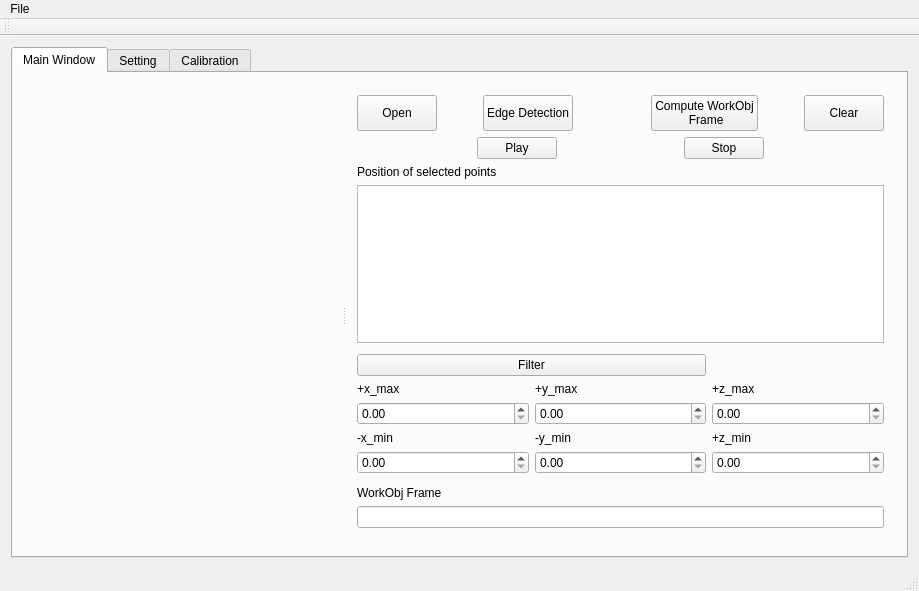
<?xml version="1.0" encoding="UTF-8"?>
<ui version="4.0">
 <class>MainWindow</class>
 <widget class="QMainWindow" name="MainWindow">
  <property name="geometry">
   <rect>
    <x>0</x>
    <y>0</y>
    <width>919</width>
    <height>591</height>
   </rect>
  </property>
  <property name="minimumSize">
   <size>
    <width>700</width>
    <height>0</height>
   </size>
  </property>
  <property name="windowTitle">
   <string>MainWindow</string>
  </property>
  <widget class="QWidget" name="centralWidget">
   <layout class="QVBoxLayout" name="verticalLayout_5">
    <item>
     <widget class="QTabWidget" name="tabWidget">
      <property name="sizePolicy">
       <sizepolicy hsizetype="Preferred" vsizetype="Preferred">
        <horstretch>0</horstretch>
        <verstretch>0</verstretch>
       </sizepolicy>
      </property>
      <property name="currentIndex">
       <number>0</number>
      </property>
      <widget class="QWidget" name="tab">
       <attribute name="title">
        <string>Main Window</string>
       </attribute>
       <layout class="QHBoxLayout" name="horizontalLayout_2">
        <item>
         <widget class="QSplitter" name="splitter">
          <property name="sizePolicy">
           <sizepolicy hsizetype="Expanding" vsizetype="Expanding">
            <horstretch>0</horstretch>
            <verstretch>0</verstretch>
           </sizepolicy>
          </property>
          <property name="orientation">
           <enum>Qt::Horizontal</enum>
          </property>
          <widget class="QVTKWidget" name="qvtkWidget" native="true">
           <property name="minimumSize">
            <size>
             <width>300</width>
             <height>0</height>
            </size>
           </property>
          </widget>
          <widget class="QWidget" name="layoutWidget">
           <layout class="QVBoxLayout" name="verticalLayout_3">
            <item>
             <layout class="QVBoxLayout" name="verticalLayout_2">
              <item>
               <layout class="QVBoxLayout" name="verticalLayout">
                <item>
                 <layout class="QHBoxLayout" name="horizontalLayout">
                  <item>
                   <widget class="QPushButton" name="Load_PCD">
                    <property name="sizePolicy">
                     <sizepolicy hsizetype="Preferred" vsizetype="Preferred">
                      <horstretch>0</horstretch>
                      <verstretch>0</verstretch>
                     </sizepolicy>
                    </property>
                    <property name="maximumSize">
                     <size>
                      <width>14300000</width>
                      <height>13400000</height>
                     </size>
                    </property>
                    <property name="text">
                     <string>Open</string>
                    </property>
                   </widget>
                  </item>
                  <item>
                   <spacer name="horizontalSpacer_3">
                    <property name="orientation">
                     <enum>Qt::Horizontal</enum>
                    </property>
                    <property name="sizeType">
                     <enum>QSizePolicy::Preferred</enum>
                    </property>
                    <property name="sizeHint" stdset="0">
                     <size>
                      <width>40</width>
                      <height>20</height>
                     </size>
                    </property>
                   </spacer>
                  </item>
                  <item>
                   <widget class="QPushButton" name="Edge_Detect">
                    <property name="sizePolicy">
                     <sizepolicy hsizetype="Minimum" vsizetype="Preferred">
                      <horstretch>0</horstretch>
                      <verstretch>0</verstretch>
                     </sizepolicy>
                    </property>
                    <property name="text">
                     <string>Edge Detection</string>
                    </property>
                   </widget>
                  </item>
                  <item>
                   <spacer name="horizontalSpacer_2">
                    <property name="orientation">
                     <enum>Qt::Horizontal</enum>
                    </property>
                    <property name="sizeHint" stdset="0">
                     <size>
                      <width>40</width>
                      <height>20</height>
                     </size>
                    </property>
                   </spacer>
                  </item>
                  <item>
                   <widget class="QPushButton" name="Compute">
                    <property name="sizePolicy">
                     <sizepolicy hsizetype="Minimum" vsizetype="Preferred">
                      <horstretch>0</horstretch>
                      <verstretch>0</verstretch>
                     </sizepolicy>
                    </property>
                    <property name="text">
                     <string>Compute WorkObj 
 Frame</string>
                    </property>
                   </widget>
                  </item>
                  <item>
                   <spacer name="horizontalSpacer_4">
                    <property name="orientation">
                     <enum>Qt::Horizontal</enum>
                    </property>
                    <property name="sizeType">
                     <enum>QSizePolicy::Preferred</enum>
                    </property>
                    <property name="sizeHint" stdset="0">
                     <size>
                      <width>40</width>
                      <height>20</height>
                     </size>
                    </property>
                   </spacer>
                  </item>
                  <item>
                   <widget class="QPushButton" name="Clear_List">
                    <property name="maximumSize">
                     <size>
                      <width>14300000</width>
                      <height>14300000</height>
                     </size>
                    </property>
                    <property name="text">
                     <string>Clear</string>
                    </property>
                   </widget>
                  </item>
                 </layout>
                </item>
               </layout>
              </item>
              <item>
               <layout class="QHBoxLayout" name="horizontalLayout_3">
                <item>
                 <spacer name="horizontalSpacer_5">
                  <property name="orientation">
                   <enum>Qt::Horizontal</enum>
                  </property>
                  <property name="sizeHint" stdset="0">
                   <size>
                    <width>40</width>
                    <height>20</height>
                   </size>
                  </property>
                 </spacer>
                </item>
                <item>
                 <widget class="QPushButton" name="Start_Live_Stream">
                  <property name="sizePolicy">
                   <sizepolicy hsizetype="Preferred" vsizetype="Fixed">
                    <horstretch>0</horstretch>
                    <verstretch>0</verstretch>
                   </sizepolicy>
                  </property>
                  <property name="maximumSize">
                   <size>
                    <width>14300000</width>
                    <height>14300000</height>
                   </size>
                  </property>
                  <property name="text">
                   <string>Play</string>
                  </property>
                 </widget>
                </item>
                <item>
                 <spacer name="horizontalSpacer_6">
                  <property name="orientation">
                   <enum>Qt::Horizontal</enum>
                  </property>
                  <property name="sizeHint" stdset="0">
                   <size>
                    <width>40</width>
                    <height>20</height>
                   </size>
                  </property>
                 </spacer>
                </item>
                <item>
                 <widget class="QPushButton" name="Stop_Live_Stream">
                  <property name="sizePolicy">
                   <sizepolicy hsizetype="Preferred" vsizetype="Fixed">
                    <horstretch>0</horstretch>
                    <verstretch>0</verstretch>
                   </sizepolicy>
                  </property>
                  <property name="maximumSize">
                   <size>
                    <width>14300000</width>
                    <height>14300000</height>
                   </size>
                  </property>
                  <property name="text">
                   <string>Stop</string>
                  </property>
                 </widget>
                </item>
                <item>
                 <spacer name="horizontalSpacer_7">
                  <property name="orientation">
                   <enum>Qt::Horizontal</enum>
                  </property>
                  <property name="sizeHint" stdset="0">
                   <size>
                    <width>40</width>
                    <height>20</height>
                   </size>
                  </property>
                 </spacer>
                </item>
               </layout>
              </item>
             </layout>
            </item>
            <item>
             <widget class="QLabel" name="label_2">
              <property name="text">
               <string>Position of selected points</string>
              </property>
             </widget>
            </item>
            <item>
             <widget class="QListWidget" name="listWidget">
              <property name="sizePolicy">
               <sizepolicy hsizetype="Preferred" vsizetype="Preferred">
                <horstretch>0</horstretch>
                <verstretch>0</verstretch>
               </sizepolicy>
              </property>
              <property name="minimumSize">
               <size>
                <width>100</width>
                <height>0</height>
               </size>
              </property>
              <property name="maximumSize">
               <size>
                <width>10000</width>
                <height>16777215</height>
               </size>
              </property>
             </widget>
            </item>
            <item>
             <spacer name="verticalSpacer_4">
              <property name="orientation">
               <enum>Qt::Vertical</enum>
              </property>
              <property name="sizeHint" stdset="0">
               <size>
                <width>20</width>
                <height>40</height>
               </size>
              </property>
             </spacer>
            </item>
            <item>
             <layout class="QGridLayout" name="gridLayout_7">
              <item row="3" column="0">
               <widget class="QLabel" name="label_24">
                <property name="text">
                 <string>-x_min</string>
                </property>
               </widget>
              </item>
              <item row="3" column="1">
               <widget class="QLabel" name="label_26">
                <property name="text">
                 <string>-y_min</string>
                </property>
               </widget>
              </item>
              <item row="4" column="0">
               <widget class="QDoubleSpinBox" name="Filter_x_neg"/>
              </item>
              <item row="1" column="0">
               <widget class="QLabel" name="label_23">
                <property name="text">
                 <string>+x_max</string>
                </property>
               </widget>
              </item>
              <item row="4" column="2">
               <widget class="QDoubleSpinBox" name="Filter_z_neg"/>
              </item>
              <item row="2" column="2">
               <widget class="QDoubleSpinBox" name="Filter_z_pos"/>
              </item>
              <item row="4" column="1">
               <widget class="QDoubleSpinBox" name="Filter_y_neg"/>
              </item>
              <item row="2" column="0">
               <widget class="QDoubleSpinBox" name="Filter_x_pos"/>
              </item>
              <item row="2" column="1">
               <widget class="QDoubleSpinBox" name="Filter_y_pos"/>
              </item>
              <item row="0" column="0" colspan="2">
               <widget class="QPushButton" name="Filter_Edge">
                <property name="text">
                 <string>Filter</string>
                </property>
               </widget>
              </item>
              <item row="1" column="1">
               <widget class="QLabel" name="label_25">
                <property name="text">
                 <string>+y_max</string>
                </property>
               </widget>
              </item>
              <item row="1" column="2">
               <widget class="QLabel" name="label_21">
                <property name="text">
                 <string>+z_max</string>
                </property>
               </widget>
              </item>
              <item row="3" column="2">
               <widget class="QLabel" name="label_22">
                <property name="text">
                 <string>+z_min</string>
                </property>
               </widget>
              </item>
             </layout>
            </item>
            <item>
             <spacer name="verticalSpacer_2">
              <property name="orientation">
               <enum>Qt::Vertical</enum>
              </property>
              <property name="sizeHint" stdset="0">
               <size>
                <width>20</width>
                <height>40</height>
               </size>
              </property>
             </spacer>
            </item>
            <item>
             <widget class="QLabel" name="WorkObj_Label">
              <property name="text">
               <string>WorkObj Frame</string>
              </property>
             </widget>
            </item>
            <item>
             <widget class="QLineEdit" name="WorkObj_Frame"/>
            </item>
            <item>
             <spacer name="verticalSpacer">
              <property name="orientation">
               <enum>Qt::Vertical</enum>
              </property>
              <property name="sizeHint" stdset="0">
               <size>
                <width>20</width>
                <height>40</height>
               </size>
              </property>
             </spacer>
            </item>
           </layout>
          </widget>
         </widget>
        </item>
       </layout>
      </widget>
      <widget class="QWidget" name="tab_2">
       <attribute name="title">
        <string>Setting</string>
       </attribute>
       <widget class="QWidget" name="layoutWidget">
        <property name="geometry">
         <rect>
          <x>30</x>
          <y>30</y>
          <width>150</width>
          <height>181</height>
         </rect>
        </property>
        <layout class="QVBoxLayout" name="verticalLayout_6">
         <item>
          <widget class="QLabel" name="label_7">
           <property name="text">
            <string>Gantry position </string>
           </property>
          </widget>
         </item>
         <item>
          <layout class="QGridLayout" name="gridLayout_3">
           <item row="0" column="0">
            <widget class="QLabel" name="label_15">
             <property name="text">
              <string>x</string>
             </property>
            </widget>
           </item>
           <item row="0" column="1">
            <widget class="QLineEdit" name="Gantry_x">
             <property name="text">
              <string>3600.1</string>
             </property>
            </widget>
           </item>
           <item row="1" column="0">
            <widget class="QLabel" name="label_16">
             <property name="text">
              <string>y</string>
             </property>
            </widget>
           </item>
           <item row="1" column="1">
            <widget class="QLineEdit" name="Gantry_y">
             <property name="text">
              <string>92.3</string>
             </property>
            </widget>
           </item>
           <item row="2" column="0">
            <widget class="QLabel" name="label_17">
             <property name="text">
              <string>z</string>
             </property>
            </widget>
           </item>
           <item row="2" column="1">
            <widget class="QLineEdit" name="Gantry_z">
             <property name="text">
              <string>649.2</string>
             </property>
            </widget>
           </item>
           <item row="3" column="1">
            <spacer name="verticalSpacer_3">
             <property name="orientation">
              <enum>Qt::Vertical</enum>
             </property>
             <property name="sizeHint" stdset="0">
              <size>
               <width>20</width>
               <height>40</height>
              </size>
             </property>
            </spacer>
           </item>
           <item row="2" column="2">
            <spacer name="horizontalSpacer">
             <property name="orientation">
              <enum>Qt::Horizontal</enum>
             </property>
             <property name="sizeHint" stdset="0">
              <size>
               <width>40</width>
               <height>20</height>
              </size>
             </property>
            </spacer>
           </item>
          </layout>
         </item>
        </layout>
       </widget>
      </widget>
      <widget class="QWidget" name="tab_3">
       <attribute name="title">
        <string>Calibration</string>
       </attribute>
       <widget class="QWidget" name="layoutWidget_2">
        <property name="geometry">
         <rect>
          <x>30</x>
          <y>20</y>
          <width>191</width>
          <height>141</height>
         </rect>
        </property>
        <layout class="QVBoxLayout" name="verticalLayout_7">
         <item>
          <widget class="QLabel" name="label">
           <property name="text">
            <string>Sensor-Base Transformation</string>
           </property>
          </widget>
         </item>
         <item>
          <widget class="QPushButton" name="Update_SB">
           <property name="text">
            <string>Compute/Update</string>
           </property>
          </widget>
         </item>
         <item>
          <layout class="QGridLayout" name="gridLayout_5">
           <item row="0" column="0">
            <widget class="QLabel" name="label_3">
             <property name="text">
              <string>x</string>
             </property>
            </widget>
           </item>
           <item row="0" column="1">
            <widget class="QLineEdit" name="lineEdit_SB_x">
             <property name="text">
              <string>103.45</string>
             </property>
            </widget>
           </item>
           <item row="1" column="0">
            <widget class="QLabel" name="label_4">
             <property name="text">
              <string>y</string>
             </property>
            </widget>
           </item>
           <item row="1" column="1" rowspan="2">
            <widget class="QLineEdit" name="lineEdit_SB_y">
             <property name="text">
              <string>-352.95</string>
             </property>
            </widget>
           </item>
           <item row="2" column="0" rowspan="2">
            <widget class="QLabel" name="label_5">
             <property name="text">
              <string>z</string>
             </property>
            </widget>
           </item>
           <item row="3" column="1">
            <widget class="QLineEdit" name="lineEdit_SB_z">
             <property name="text">
              <string>894.91</string>
             </property>
            </widget>
           </item>
          </layout>
         </item>
        </layout>
       </widget>
       <widget class="QGroupBox" name="groupBox">
        <property name="geometry">
         <rect>
          <x>320</x>
          <y>20</y>
          <width>357</width>
          <height>181</height>
         </rect>
        </property>
        <property name="title">
         <string>Converter</string>
        </property>
        <widget class="QWidget" name="layoutWidget_3">
         <property name="geometry">
          <rect>
           <x>10</x>
           <y>30</y>
           <width>318</width>
           <height>143</height>
          </rect>
         </property>
         <layout class="QGridLayout" name="gridLayout_4">
          <item row="0" column="0">
           <widget class="QPushButton" name="pushButton_Quaternion2Euler">
            <property name="sizePolicy">
             <sizepolicy hsizetype="Minimum" vsizetype="Preferred">
              <horstretch>0</horstretch>
              <verstretch>0</verstretch>
             </sizepolicy>
            </property>
            <property name="text">
             <string>Quaternion-&gt;Euler</string>
            </property>
           </widget>
          </item>
          <item row="0" column="1">
           <widget class="QPushButton" name="pushButton_Euler2Quaternion">
            <property name="sizePolicy">
             <sizepolicy hsizetype="Minimum" vsizetype="Preferred">
              <horstretch>0</horstretch>
              <verstretch>0</verstretch>
             </sizepolicy>
            </property>
            <property name="text">
             <string>Euler-&gt;Quaternion</string>
            </property>
           </widget>
          </item>
          <item row="1" column="0">
           <layout class="QGridLayout" name="gridLayout">
            <item row="0" column="0">
             <widget class="QLabel" name="label_8">
              <property name="text">
               <string>q0</string>
              </property>
             </widget>
            </item>
            <item row="0" column="1" colspan="2">
             <widget class="QLineEdit" name="lineEdit_q0"/>
            </item>
            <item row="1" column="0">
             <widget class="QLabel" name="label_9">
              <property name="text">
               <string>q1</string>
              </property>
             </widget>
            </item>
            <item row="1" column="1" colspan="2">
             <widget class="QLineEdit" name="lineEdit_q1"/>
            </item>
            <item row="2" column="0">
             <widget class="QLabel" name="label_10">
              <property name="text">
               <string>q2</string>
              </property>
             </widget>
            </item>
            <item row="2" column="1" colspan="2">
             <widget class="QLineEdit" name="lineEdit_q2"/>
            </item>
            <item row="4" column="0">
             <widget class="QLabel" name="label_11">
              <property name="text">
               <string>q3</string>
              </property>
             </widget>
            </item>
            <item row="4" column="1" colspan="2">
             <widget class="QLineEdit" name="lineEdit_q3"/>
            </item>
           </layout>
          </item>
          <item row="1" column="1">
           <layout class="QGridLayout" name="gridLayout_2">
            <item row="0" column="0">
             <widget class="QLabel" name="label_12">
              <property name="text">
               <string>Roll</string>
              </property>
             </widget>
            </item>
            <item row="1" column="0">
             <widget class="QLabel" name="label_13">
              <property name="text">
               <string>Pitch</string>
              </property>
             </widget>
            </item>
            <item row="1" column="1">
             <widget class="QLineEdit" name="lineEdit_pitch"/>
            </item>
            <item row="2" column="0">
             <widget class="QLabel" name="label_14">
              <property name="text">
               <string>Yaw</string>
              </property>
             </widget>
            </item>
            <item row="2" column="1">
             <widget class="QLineEdit" name="lineEdit_yaw"/>
            </item>
            <item row="0" column="1">
             <widget class="QLineEdit" name="lineEdit_roll"/>
            </item>
           </layout>
          </item>
         </layout>
        </widget>
       </widget>
       <widget class="QWidget" name="layoutWidget">
        <property name="geometry">
         <rect>
          <x>30</x>
          <y>180</y>
          <width>181</width>
          <height>111</height>
         </rect>
        </property>
        <layout class="QVBoxLayout" name="verticalLayout_8">
         <item>
          <widget class="QLabel" name="label_20">
           <property name="text">
            <string>Point in Robot Base Frame</string>
           </property>
          </widget>
         </item>
         <item>
          <layout class="QGridLayout" name="gridLayout_6">
           <item row="0" column="0">
            <widget class="QLabel" name="label_6">
             <property name="text">
              <string>x</string>
             </property>
            </widget>
           </item>
           <item row="0" column="1">
            <widget class="QLineEdit" name="lineEdit_RobotPos_x"/>
           </item>
           <item row="1" column="0">
            <widget class="QLabel" name="label_18">
             <property name="text">
              <string>y</string>
             </property>
            </widget>
           </item>
           <item row="1" column="1">
            <widget class="QLineEdit" name="lineEdit_RobotPos_y"/>
           </item>
           <item row="2" column="0">
            <widget class="QLabel" name="label_19">
             <property name="text">
              <string>z</string>
             </property>
            </widget>
           </item>
           <item row="2" column="1">
            <widget class="QLineEdit" name="lineEdit_RobotPos_z"/>
           </item>
          </layout>
         </item>
        </layout>
       </widget>
      </widget>
     </widget>
    </item>
   </layout>
  </widget>
  <widget class="QMenuBar" name="menuBar">
   <property name="geometry">
    <rect>
     <x>0</x>
     <y>0</y>
     <width>919</width>
     <height>20</height>
    </rect>
   </property>
   <widget class="QMenu" name="menuFile">
    <property name="title">
     <string>File</string>
    </property>
    <addaction name="separator"/>
    <addaction name="actionOpen"/>
   </widget>
   <addaction name="menuFile"/>
  </widget>
  <widget class="QToolBar" name="mainToolBar">
   <attribute name="toolBarArea">
    <enum>TopToolBarArea</enum>
   </attribute>
   <attribute name="toolBarBreak">
    <bool>false</bool>
   </attribute>
  </widget>
  <widget class="QStatusBar" name="statusBar"/>
  <action name="actionOpen">
   <property name="text">
    <string>Open</string>
   </property>
  </action>
 </widget>
 <layoutdefault spacing="6" margin="11"/>
 <customwidgets>
  <customwidget>
   <class>QVTKWidget</class>
   <extends>QWidget</extends>
   <header location="global">QVTKWidget.h</header>
   <container>1</container>
  </customwidget>
 </customwidgets>
 <resources/>
 <connections/>
</ui>
